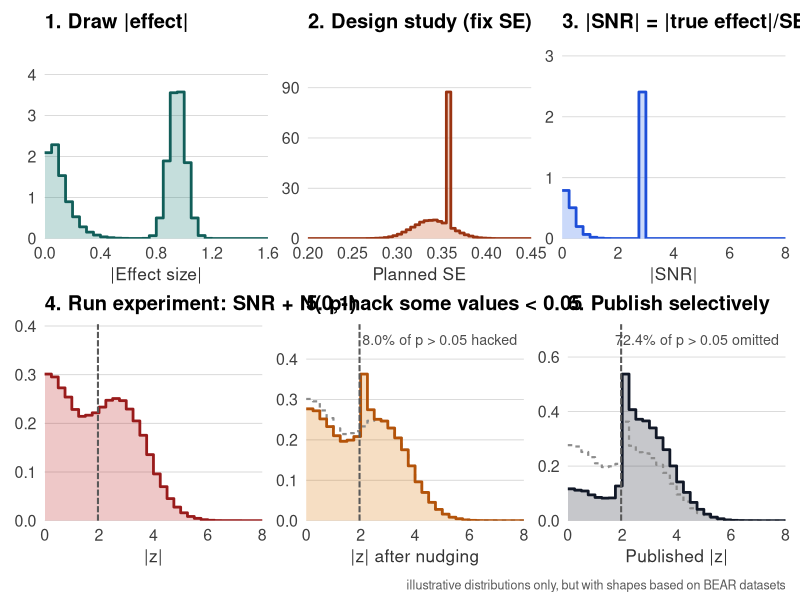
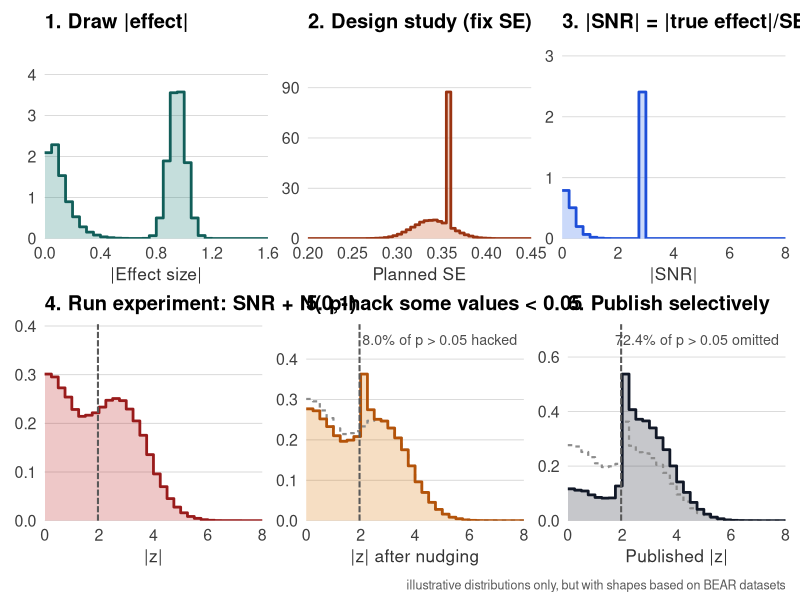

These figures' R source, in order:
# Alternative six-panel figure with a bimodal absolute-effect distribution:
# most effects are small, but a substantial minority cluster around a large
# effect value, producing a visible bump in |effect|.

library(tidyverse)
library(patchwork)
library(scales)

# Setup -----
set.seed(20260323)

sig_thresh <- 1.96
n_draws <- 120000
power_target <- 0.80

manip_share <- 0.16
keep_nonsig <- 0.28
keep_sig <- 0.98

out_dir <- file.path(
  "2026 03 cgd replications", "production_function", "figures"
)
dir.create(out_dir, recursive = TRUE, showWarnings = FALSE)

fill_cols <- c(
  effect = "#0F766E",
  power = "#C2410C",
  snr = "#2563EB",
  z = "#B91C1C",
  manip = "#D97706",
  pub = "#111827"
)

line_cols <- c(
  effect = "#115E59",
  power = "#9A3412",
  snr = "#1D4ED8",
  z = "#991B1B",
  manip = "#B45309",
  pub = "#111827"
)

panel_theme <- theme_minimal(base_size = 13) +
  theme(
    panel.grid.minor = element_blank(),
    panel.grid.major.x = element_blank(),
    panel.grid.major.y = element_line(color = "grey84", linewidth = 0.3),
    axis.title = element_text(size = 12.5, color = "grey20"),
    axis.text = element_text(size = 11.5, color = "grey25"),
    plot.title = element_text(face = "bold", size = 14.5),
    plot.caption = element_text(size = 10, color = "grey35"),
    plot.margin = margin(4, 5, 4, 5)
  )

make_hist_stats <- function(x, breaks) {
  x <- x[x >= min(breaks) & x <= max(breaks)]
  h <- hist(x, breaks = breaks, plot = FALSE, include.lowest = TRUE)
  step_df <- tibble(
    x = h$breaks,
    y = c(h$density, tail(h$density, 1))
  )
  list(hist = h, step_df = step_df, ymax = max(h$density))
}

plot_hist_panel <- function(x, title, x_lab, fill_key, breaks,
                            overlay = NULL, threshold = NULL,
                            note = NULL) {
  stats <- make_hist_stats(x, breaks)
  ymax <- stats$ymax

  if (!is.null(overlay)) {
    overlay_stats <- make_hist_stats(overlay, breaks)
    ymax <- max(ymax, overlay_stats$ymax)
  }

  ymax <- ymax * 1.34
  xlim <- range(breaks)

  p <- ggplot(tibble(x = x), aes(x = x)) +
    geom_histogram(
      aes(y = after_stat(density)),
      breaks = breaks,
      fill = alpha(fill_cols[[fill_key]], 0.24),
      color = NA
    )

  if (!is.null(overlay)) {
    p <- p +
      geom_step(
        data = overlay_stats$step_df,
        aes(x = x, y = y),
        inherit.aes = FALSE,
        color = "grey55",
        linewidth = 0.75,
        linetype = "22",
        direction = "hv"
      )
  }

  p +
    geom_step(
      data = stats$step_df,
      aes(x = x, y = y),
      inherit.aes = FALSE,
      color = line_cols[[fill_key]],
      linewidth = 0.95,
      direction = "hv"
    ) +
    {
      if (!is.null(threshold)) {
        geom_vline(
          xintercept = threshold,
          linewidth = 0.7,
          color = "grey35",
          linetype = "31"
        )
      }
    } +
    {
      if (!is.null(note)) {
        annotate(
          "text",
          x = xlim[2] - 0.03 * diff(xlim),
          y = ymax * 0.95,
          label = note,
          hjust = 1,
          vjust = 1,
          size = 3.6,
          color = "grey30"
        )
      }
    } +
    coord_cartesian(xlim = xlim, ylim = c(0, ymax), expand = FALSE) +
    labs(title = title, x = x_lab, y = NULL) +
    panel_theme
}

snr_to_power <- function(snr, sig_thresh) {
  pnorm(-sig_thresh, snr, 1) + 1 - pnorm(sig_thresh, snr, 1)
}

target_snr_for_power <- function(power_target, sig_thresh) {
  uniroot(
    function(snr) snr_to_power(snr, sig_thresh) - power_target,
    interval = c(0, 10)
  )$root
}

# Alternative illustrative simulation -----
# The strong-effect share is calibrated to keep a visible hump near the
# 80%-power target SNR in the overall |z| distribution without letting the
# strong-effect component dominate the mixture too heavily.
big_weight <- 0.60
big_mean <- 0.95
big_sd <- 0.06

is_big <- runif(n_draws) < big_weight
effect_abs <- numeric(n_draws)
effect_abs[!is_big] <- rgamma(sum(!is_big), shape = 1.6, scale = 0.07)
effect_abs[is_big] <- pmax(rnorm(sum(is_big), mean = big_mean, sd = big_sd), 0.02)

effect_signed <- effect_abs * sample(c(-1, 1), n_draws, replace = TRUE)
target_snr <- target_snr_for_power(power_target, sig_thresh)
design_effect <- if_else(is_big, effect_abs, 1)
se_draw <- design_effect / target_snr

snr <- effect_signed / se_draw
power <- snr_to_power(snr, sig_thresh)
z_raw <- snr + rnorm(n_draws)

z_manip <- z_raw
eligible <- which(z_raw > 0 & z_raw < sig_thresh)
n_manip <- round(manip_share * length(eligible))
manip_idx <- sample(eligible, size = n_manip)
z_manip[manip_idx] <- 1.98 + 0.62 * rbeta(n_manip, shape1 = 3.5, shape2 = 8)

keep_prob <- ifelse(abs(z_manip) >= sig_thresh, keep_sig, keep_nonsig)
keep_draw <- runif(n_draws) < keep_prob
z_pub <- z_manip[keep_draw]

n_nonsig_raw <- sum(abs(z_raw) < sig_thresh)
n_nonsig_manip <- sum(abs(z_manip) < sig_thresh)
hacked_share_nonsig <- n_manip / n_nonsig_raw
omitted_nonsig_share <- 1 - mean(keep_draw[abs(z_manip) < sig_thresh])

sim_summary <- tibble(
  target_snr = target_snr,
  big_weight = big_weight,
  effect_q50 = quantile(effect_abs, 0.5),
  effect_q90 = quantile(effect_abs, 0.9),
  planned_se_weak = unique(se_draw[!is_big]),
  planned_se_strong_q50 = quantile(se_draw[is_big], 0.5),
  power_weak_q50 = quantile(power[!is_big], 0.5),
  power_strong_q50 = quantile(power[is_big], 0.5),
  hacked_share_nonsig = hacked_share_nonsig,
  omitted_nonsig_share = omitted_nonsig_share,
  n_nonsig_raw = n_nonsig_raw,
  n_nonsig_post_hack = n_nonsig_manip,
  power_below_0_1 = mean(power < 0.1),
  power_above_0_9 = mean(power > 0.9),
  signif_raw = mean(abs(z_raw) >= sig_thresh)
)

print(sim_summary)

# Plot panels -----
effect_breaks <- seq(0, 1.6, by = 0.05)
se_breaks <- seq(0.20, 0.45, by = 0.005)
z_breaks <- seq(0, 8, by = 0.25)

p1 <- plot_hist_panel(
  effect_abs,
  title = "1. Draw |effect|",
  x_lab = "|Effect size|",
  fill_key = "effect",
  breaks = effect_breaks
)

p2 <- plot_hist_panel(
  se_draw,
  title = "2. Design study (fix SE)",
  x_lab = "Planned SE",
  fill_key = "power",
  breaks = se_breaks
)

p3 <- plot_hist_panel(
  abs(snr),
  title = "3. |SNR| = |true effect|/SE",
  x_lab = "|SNR|",
  fill_key = "snr",
  breaks = z_breaks
)

p4 <- plot_hist_panel(
  abs(z_raw),
  title = "4. Run experiment: SNR + N(0,1)",
  x_lab = "|z|",
  fill_key = "z",
  breaks = z_breaks,
  threshold = sig_thresh
)

p5 <- plot_hist_panel(
  abs(z_manip),
  title = "5. p-hack some values < 0.05",
  x_lab = "|z| after nudging",
  fill_key = "manip",
  breaks = z_breaks,
  overlay = abs(z_raw),
  threshold = sig_thresh,
  note = sprintf("%.1f%% of p > 0.05 hacked", 100 * hacked_share_nonsig)
)

p6 <- plot_hist_panel(
  abs(z_pub),
  title = "6. Publish selectively",
  x_lab = "Published |z|",
  fill_key = "pub",
  breaks = z_breaks,
  overlay = abs(z_manip),
  threshold = sig_thresh,
  note = sprintf("%.1f%% of p > 0.05 omitted", 100 * omitted_nonsig_share)
)

full_plot <- (p1 + p2 + p3) / (p4 + p5 + p6) +
  plot_annotation(
    caption = paste(
      "illustrative distributions only, but with shapes based on BEAR datasets"
    )
  ) &
  theme(
    plot.caption = element_text(size = 9, color = "grey35")
  )

pdf_file <- file.path(out_dir, "production_function_bimodal_effects.pdf")
png_file <- file.path(out_dir, "production_function_bimodal_effects_slide.png")

ggsave(pdf_file, full_plot, width = 12, height = 6.75, units = "in")
ggsave(
  png_file,
  full_plot,
  width = 12,
  height = 6.75,
  units = "in",
  dpi = 320
)
